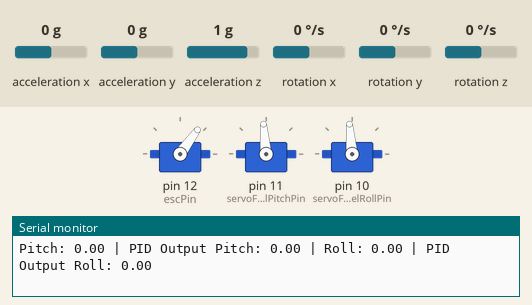
This sketch was run on a simulated Arduino Uno, built with avr-gcc and run on an emulated ATmega328P. Shown: 3 × servo, the last lines printed to the serial monitor. The test bench sets the inputs (shaded band); at power-on: acceleration x 0 g, acceleration y 0 g, acceleration z 1 g, rotation x 0 °/s, rotation y 0 °/s, rotation z 0 °/s.

Above: at 8.2 s.
8.3 s: acceleration x set to -1.4 g
At 8.7 s:
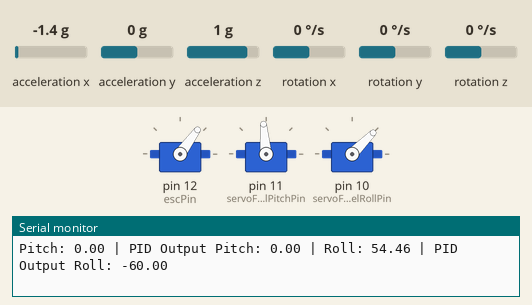
9.8 s: acceleration x set to 0.1 g
At 10.04 s:
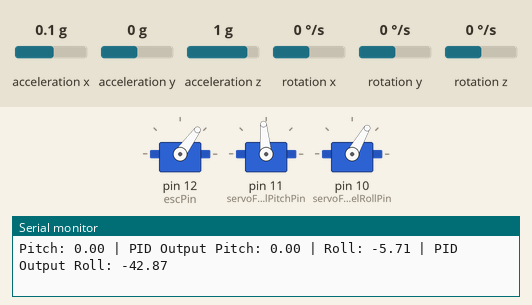
12.8 s: acceleration y set to -1.4 g
At 13.11 s:
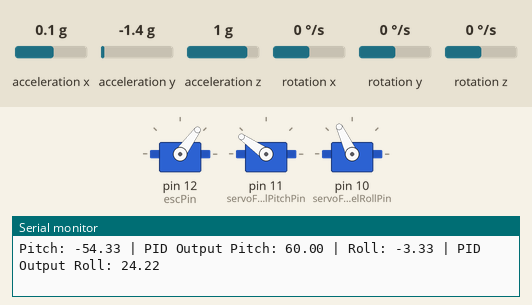
15.8 s: acceleration y set to 0.8 g
At 16.8 s:
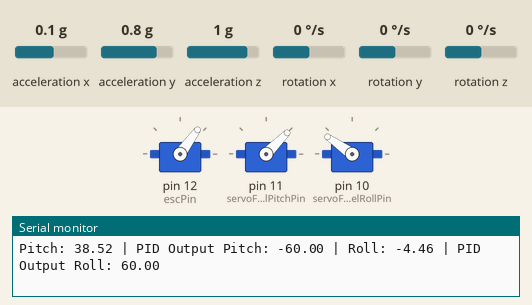
17.5 s: acceleration x set to -0.8 g
At 19.1 s:
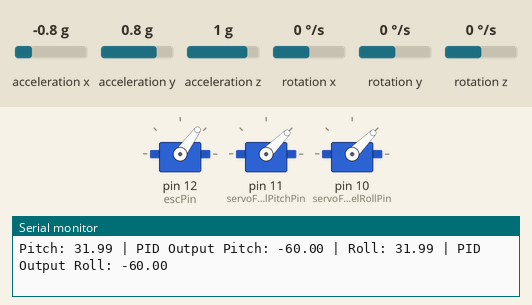
19.4 s: acceleration y set to 0.1 g
At 19.58 s:
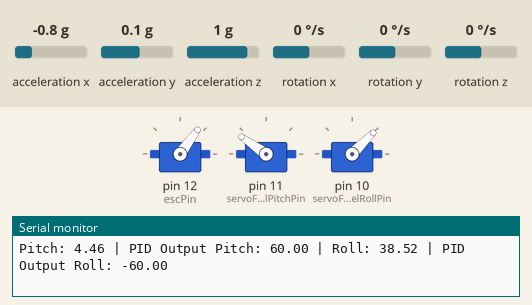
21.1 s: acceleration y set to -0.1 g
Timing chart, 0 to 25.1 s (numbered marks = the images above; inputs shaded):
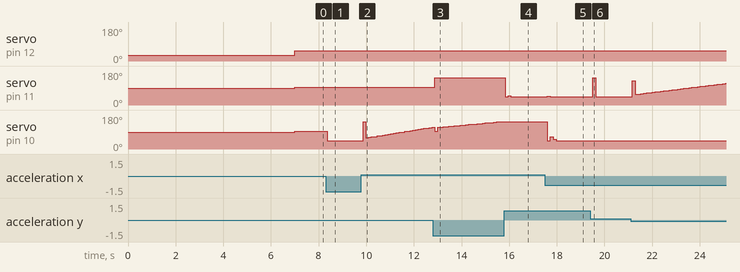

The sketch:

dual_axis_control_moment_gyro.ino
```cpp
#include <Wire.h>
#include <MPU6050_light.h>
#include <Servo.h>
#include <PID_v1.h>

MPU6050 mpu(Wire);

// Servos for the Control Moment Gyroscope
Servo esc;               // ESC for BLDC motor
Servo servoFlywheelPitch;  // Servo for controlling flywheel pitch orientation
Servo servoFlywheelRoll;   // Servo for controlling flywheel roll orientation

// Pin definitions
int escPin = 12;                // ESC signal pin
int servoFlywheelPitchPin = 11; // Servo signal pin for pitch flywheel
int servoFlywheelRollPin = 10;  // Servo signal pin for roll flywheel

// PID variables for pitch
double SetpointPitch, InputPitch, OutputPitch;
double KpPitch = 2.0, KiPitch = 5.0, KdPitch = 1.0;  // PID coefficients for pitch

// PID variables for roll
double SetpointRoll, InputRoll, OutputRoll;
double KpRoll = 2.0, KiRoll = 5.0, KdRoll = 1.0;  // PID coefficients for roll

// PID controllers
PID PIDPitch(&InputPitch, &OutputPitch, &SetpointPitch, KpPitch, KiPitch, KdPitch, DIRECT);
PID PIDRoll(&InputRoll, &OutputRoll, &SetpointRoll, KpRoll, KiRoll, KdRoll, DIRECT);

void setup() {
  Serial.begin(9600);
  Wire.begin();
  mpu.begin();
  delay(2000);
  mpu.calcGyroOffsets();  // Calculate gyro offsets for accurate readings

  // Initialize devices
  esc.attach(escPin);
  servoFlywheelPitch.attach(servoFlywheelPitchPin);
  servoFlywheelRoll.attach(servoFlywheelRollPin);

  // Arm and initialize ESC for BLDC motor
  esc.writeMicroseconds(850);  // Minimum signal to arm ESC
  delay(2000);
  esc.writeMicroseconds(1100);  // Set desired constant speed for BLDC motor

  // Initialize servos to neutral positions
  servoFlywheelPitch.write(90);  // Neutral position for pitch
  servoFlywheelRoll.write(90);   // Neutral position for roll

  // Setup PID for pitch
  SetpointPitch = 0;  // Target zero degrees for pitch stabilization
  PIDPitch.SetMode(AUTOMATIC);  // Turn PID for pitch on
  PIDPitch.SetOutputLimits(-60, 60);  // Limit the output to servo range

  // Setup PID for roll
  SetpointRoll = 0;  // Target zero degrees for roll stabilization
  PIDRoll.SetMode(AUTOMATIC);  // Turn PID for roll on
  PIDRoll.SetOutputLimits(-60, 60);  // Limit the output to servo range
}

void loop() {
  mpu.update();  // Update MPU6050 readings

  // Control logic for pitch
  InputPitch = mpu.getAngleX();  // Get pitch angle from MPU6050
  PIDPitch.Compute();
  servoFlywheelPitch.write(map(OutputPitch, -60, 60, 45, 145));  // Map PID output to servo angles (pitch)

  // Control logic for roll
  InputRoll = mpu.getAngleY();  // Get roll angle from MPU6050
  PIDRoll.Compute();
  servoFlywheelRoll.write(map(OutputRoll, -60, 60, 45, 145));  // Map PID output to servo angles (roll)

  // Debugging Outputs
  Serial.print("Pitch: ");
  Serial.print(InputPitch);
  Serial.print(" | PID Output Pitch: ");
  Serial.print(OutputPitch);
  Serial.print(" | Roll: ");
  Serial.print(InputRoll);
  Serial.print(" | PID Output Roll: ");
  Serial.println(OutputRoll);

  delay(100);  // Adjust loop delay as needed
}
```

Measured:
- after the input at 8.3 s, servo on pin 10 (servoFlywheelRollPin): 95° → 45° after 0.06 s
- after the input at 9.8 s, servo on pin 10 (servoFlywheelRollPin): 45° → 145° after 0.07 s, → 60° 0.12 s later, → 61° 0.12 s later, → 64° 0.12 s later, … (26 changes in this stretch)
- after the input at 12.8 s, servo on pin 11 (servoFlywheelPitchPin): 95° → 145° after 0.08 s
- after the input at 15.8 s, servo on pin 11 (servoFlywheelPitchPin): 145° → 45° at once, → 49° 0.12 s later, → 45° 0.12 s later
- after the input at 17.5 s, servo on pin 11 (servoFlywheelPitchPin): 45° → 46° after 0.11 s, → 45° 0.12 s later; servo on pin 10 (servoFlywheelRollPin): 145° → 45° after 0.11 s, → 65° 0.12 s later, → 52° 0.12 s later, → 45° 0.12 s later
- after the input at 19.4 s, servo on pin 11 (servoFlywheelPitchPin): 45° → 145° after 0.12 s, → 45° 0.12 s later
- after the input at 21.1 s, servo on pin 11 (servoFlywheelPitchPin): 45° → 128° after 0.07 s, → 56° 0.12 s later, → 58° 0.12 s later, → 60° 0.12 s later, … (34 changes in this stretch)
